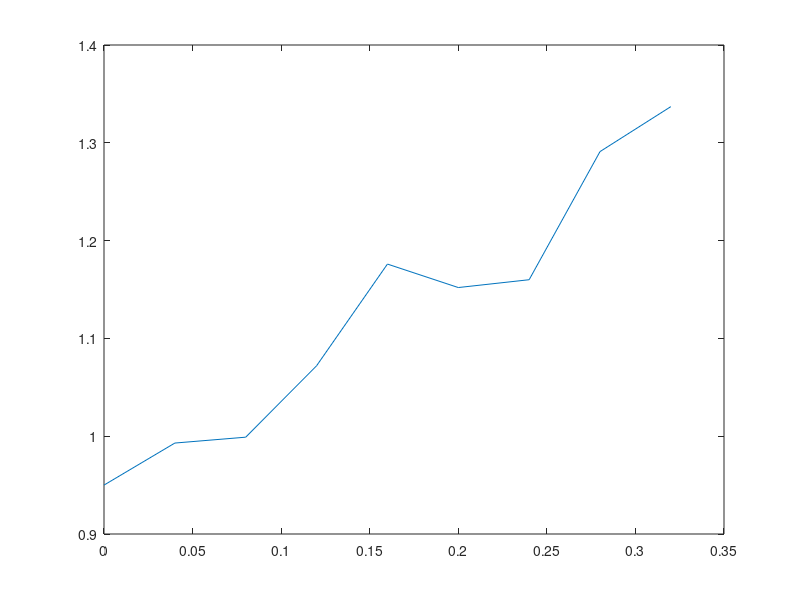

MATLAB code for this plot:
 x = [0.000  0.040  0.080 0.120 0.160 0.200 0.240 0.280 0.320 ]
 y = [0.950 0.993 0.999 1.072 1.176 1.152 1.160 1.291 1.337]
 plot(x,y)
